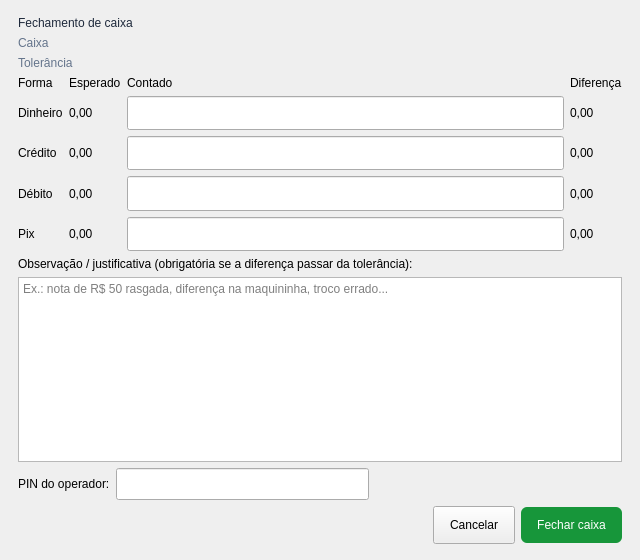
<?xml version="1.0" encoding="UTF-8"?>
<ui version="4.0">
 <class>FechamentoCaixa</class>
 <widget class="QDialog" name="FechamentoCaixa">
  <property name="geometry">
   <rect>
    <x>0</x>
    <y>0</y>
    <width>640</width>
    <height>560</height>
   </rect>
  </property>
  <property name="windowTitle">
   <string>Fechar caixa</string>
  </property>
  <property name="styleSheet">
   <string notr="true">QLabel#Lbl_Titulo { font: 700 14pt &quot;Ubuntu&quot;; color: rgb(30, 41, 59); }
QLabel#Lbl_Cabecalho, QLabel#Lbl_Tolerancia { color: rgb(100, 116, 139); }
QLineEdit { min-height: 30px; }
QPushButton { min-height: 36px; padding: 0 16px; }
QPushButton#Btn_Fechar { background-color: rgb(23, 150, 58); color: white; border-radius: 6px; }
QPushButton#Btn_Fechar:hover { background-color: rgb(16, 122, 46); }
QPushButton#Btn_Fechar:disabled { background-color: rgb(190, 200, 212); }</string>
  </property>
  <layout class="QVBoxLayout" name="verticalLayout">
   <property name="leftMargin">
    <number>18</number>
   </property>
   <property name="topMargin">
    <number>16</number>
   </property>
   <property name="rightMargin">
    <number>18</number>
   </property>
   <property name="bottomMargin">
    <number>16</number>
   </property>
   <item>
    <widget class="QLabel" name="Lbl_Titulo">
     <property name="text">
      <string>Fechamento de caixa</string>
     </property>
    </widget>
   </item>
   <item>
    <widget class="QLabel" name="Lbl_Cabecalho">
     <property name="text">
      <string>Caixa</string>
     </property>
     <property name="wordWrap">
      <bool>true</bool>
     </property>
    </widget>
   </item>
   <item>
    <widget class="QLabel" name="Lbl_Tolerancia">
     <property name="text">
      <string>Tolerância</string>
     </property>
     <property name="wordWrap">
      <bool>true</bool>
     </property>
    </widget>
   </item>
   <item>
    <layout class="QGridLayout" name="gridFormas">
     <item row="0" column="0">
      <widget class="QLabel" name="Lbl_HForma">
       <property name="text">
        <string>Forma</string>
       </property>
      </widget>
     </item>
     <item row="0" column="1">
      <widget class="QLabel" name="Lbl_HEsp">
       <property name="text">
        <string>Esperado</string>
       </property>
      </widget>
     </item>
     <item row="0" column="2">
      <widget class="QLabel" name="Lbl_HInf">
       <property name="text">
        <string>Contado</string>
       </property>
      </widget>
     </item>
     <item row="0" column="3">
      <widget class="QLabel" name="Lbl_HDif">
       <property name="text">
        <string>Diferença</string>
       </property>
      </widget>
     </item>
     <item row="1" column="0">
      <widget class="QLabel" name="Lbl_NDinheiro">
       <property name="text">
        <string>Dinheiro</string>
       </property>
      </widget>
     </item>
     <item row="1" column="1">
      <widget class="QLabel" name="Lbl_EspDinheiro">
       <property name="text">
        <string>0,00</string>
       </property>
      </widget>
     </item>
     <item row="1" column="2">
      <widget class="QLineEdit" name="Ledit_Dinheiro"/>
     </item>
     <item row="1" column="3">
      <widget class="QLabel" name="Lbl_DifDinheiro">
       <property name="text">
        <string>0,00</string>
       </property>
      </widget>
     </item>
     <item row="2" column="0">
      <widget class="QLabel" name="Lbl_NCredito">
       <property name="text">
        <string>Crédito</string>
       </property>
      </widget>
     </item>
     <item row="2" column="1">
      <widget class="QLabel" name="Lbl_EspCredito">
       <property name="text">
        <string>0,00</string>
       </property>
      </widget>
     </item>
     <item row="2" column="2">
      <widget class="QLineEdit" name="Ledit_Credito"/>
     </item>
     <item row="2" column="3">
      <widget class="QLabel" name="Lbl_DifCredito">
       <property name="text">
        <string>0,00</string>
       </property>
      </widget>
     </item>
     <item row="3" column="0">
      <widget class="QLabel" name="Lbl_NDebito">
       <property name="text">
        <string>Débito</string>
       </property>
      </widget>
     </item>
     <item row="3" column="1">
      <widget class="QLabel" name="Lbl_EspDebito">
       <property name="text">
        <string>0,00</string>
       </property>
      </widget>
     </item>
     <item row="3" column="2">
      <widget class="QLineEdit" name="Ledit_Debito"/>
     </item>
     <item row="3" column="3">
      <widget class="QLabel" name="Lbl_DifDebito">
       <property name="text">
        <string>0,00</string>
       </property>
      </widget>
     </item>
     <item row="4" column="0">
      <widget class="QLabel" name="Lbl_NPix">
       <property name="text">
        <string>Pix</string>
       </property>
      </widget>
     </item>
     <item row="4" column="1">
      <widget class="QLabel" name="Lbl_EspPix">
       <property name="text">
        <string>0,00</string>
       </property>
      </widget>
     </item>
     <item row="4" column="2">
      <widget class="QLineEdit" name="Ledit_Pix"/>
     </item>
     <item row="4" column="3">
      <widget class="QLabel" name="Lbl_DifPix">
       <property name="text">
        <string>0,00</string>
       </property>
      </widget>
     </item>
    </layout>
   </item>
   <item>
    <widget class="QLabel" name="Lbl_Obs">
     <property name="text">
      <string>Observação / justificativa (obrigatória se a diferença passar da tolerância):</string>
     </property>
     <property name="wordWrap">
      <bool>true</bool>
     </property>
    </widget>
   </item>
   <item>
    <widget class="QPlainTextEdit" name="PTEdit_Obs">
     <property name="placeholderText">
      <string>Ex.: nota de R$ 50 rasgada, diferença na maquininha, troco errado...</string>
     </property>
    </widget>
   </item>
   <item>
    <layout class="QHBoxLayout" name="hlPin">
     <item>
      <widget class="QLabel" name="Lbl_Pin">
       <property name="text">
        <string>PIN do operador:</string>
       </property>
      </widget>
     </item>
     <item>
      <widget class="QLineEdit" name="Ledit_Pin">
       <property name="maxLength">
        <number>6</number>
       </property>
       <property name="echoMode">
        <enum>QLineEdit::EchoMode::Password</enum>
       </property>
      </widget>
     </item>
     <item>
      <spacer name="spPin">
       <property name="orientation">
        <enum>Qt::Orientation::Horizontal</enum>
       </property>
       <property name="sizeHint" stdset="0">
        <size>
         <width>40</width>
         <height>20</height>
        </size>
       </property>
      </spacer>
     </item>
    </layout>
   </item>
   <item>
    <layout class="QHBoxLayout" name="hlBotoes">
     <item>
      <spacer name="horizontalSpacer">
       <property name="orientation">
        <enum>Qt::Orientation::Horizontal</enum>
       </property>
       <property name="sizeHint" stdset="0">
        <size>
         <width>40</width>
         <height>20</height>
        </size>
       </property>
      </spacer>
     </item>
     <item>
      <widget class="QPushButton" name="Btn_Cancelar">
       <property name="text">
        <string>Cancelar</string>
       </property>
      </widget>
     </item>
     <item>
      <widget class="QPushButton" name="Btn_Fechar">
       <property name="text">
        <string>Fechar caixa</string>
       </property>
       <property name="default">
        <bool>true</bool>
       </property>
      </widget>
     </item>
    </layout>
   </item>
  </layout>
 </widget>
 <resources/>
 <connections/>
</ui>
